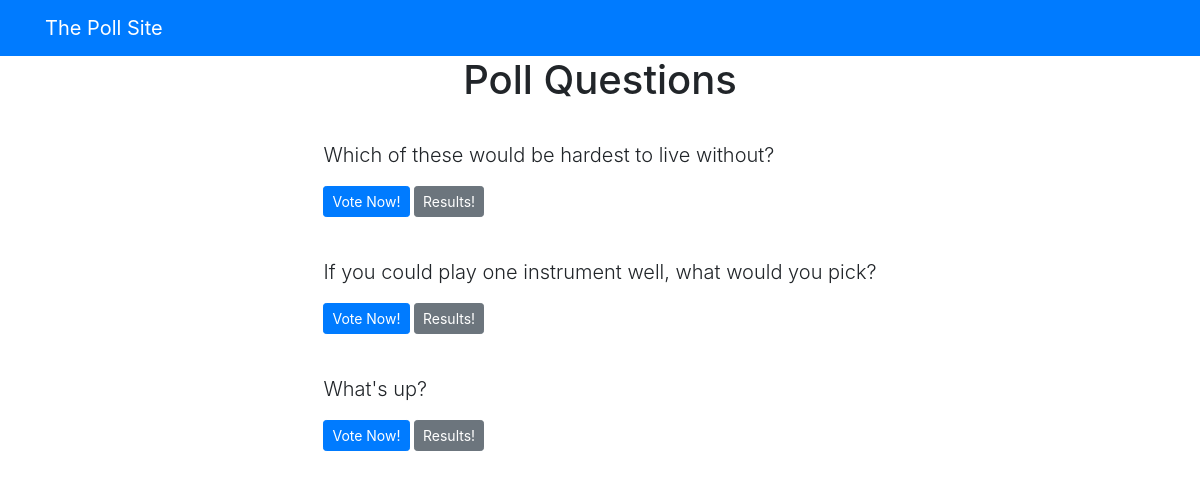
Screenshot of /polls/ with the database file from the repository.
### polls/models.py (models this page shows, shortened)
class Question(models.Model):
    question_text=models.CharField(max_length=200)
    pub_date=models.DateTimeField("date published")

### polls/views.py (the view)
# urls.py: path("", views.IndexView.as_view(), name="index"),
class IndexView(generic.ListView):
    template_name = "polls/index.html"
    context_object_name = "latest_question_list"
    def get_queryset(self):
        return Question.objects.order_by("-pub_date")[:5]

### templates/polls/index.html
{% extends 'base.html' %}
{% block content %}
<h1 class ="text-center mb-3">Poll Questions</h1>
{% if latest_question_list %}
{% for question in latest_question_list %}
<div class ="card-mb-3">
	<div class ="card-body">
		<p class ="lead">{{ question.question_text }}</p>
		<a href ="{% url 'polls:detail' question.id %}" class ="btn btn-primary btn-sm">Vote Now!</a>
		<a href ="{% url 'polls:results' question.id %}" class ="btn btn-secondary btn-sm">Results!</a>
	</div>
</div>
{% endfor %}
{% else %}
<p>No polls available</p>
{% endif %}
{% endblock %}

### rows the page displays
Question: question_text "Which of these would be hardest to live without?"
Question: question_text "If you could play one instrument well, what would you pick?"
Question: question_text "What's up?"
